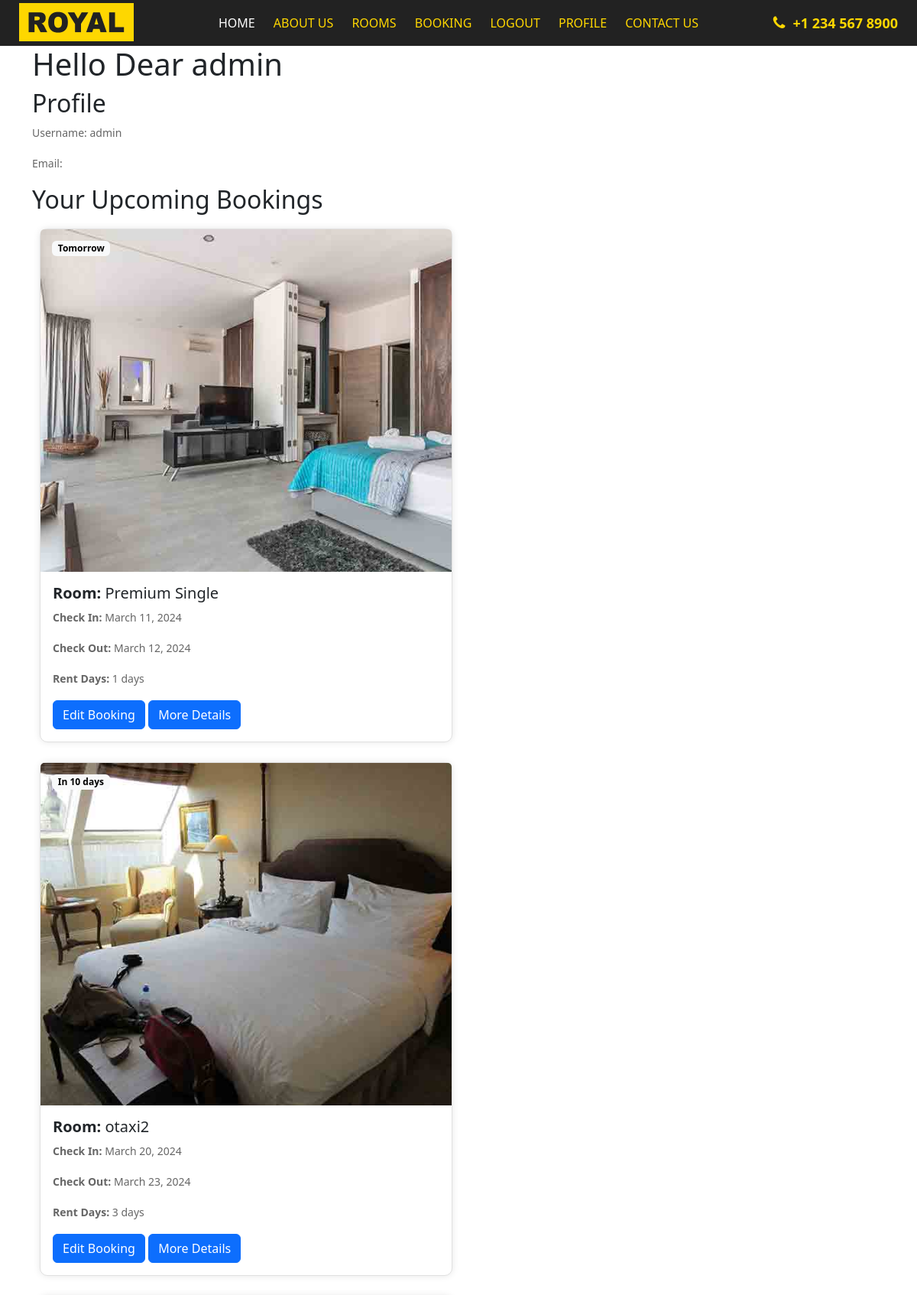
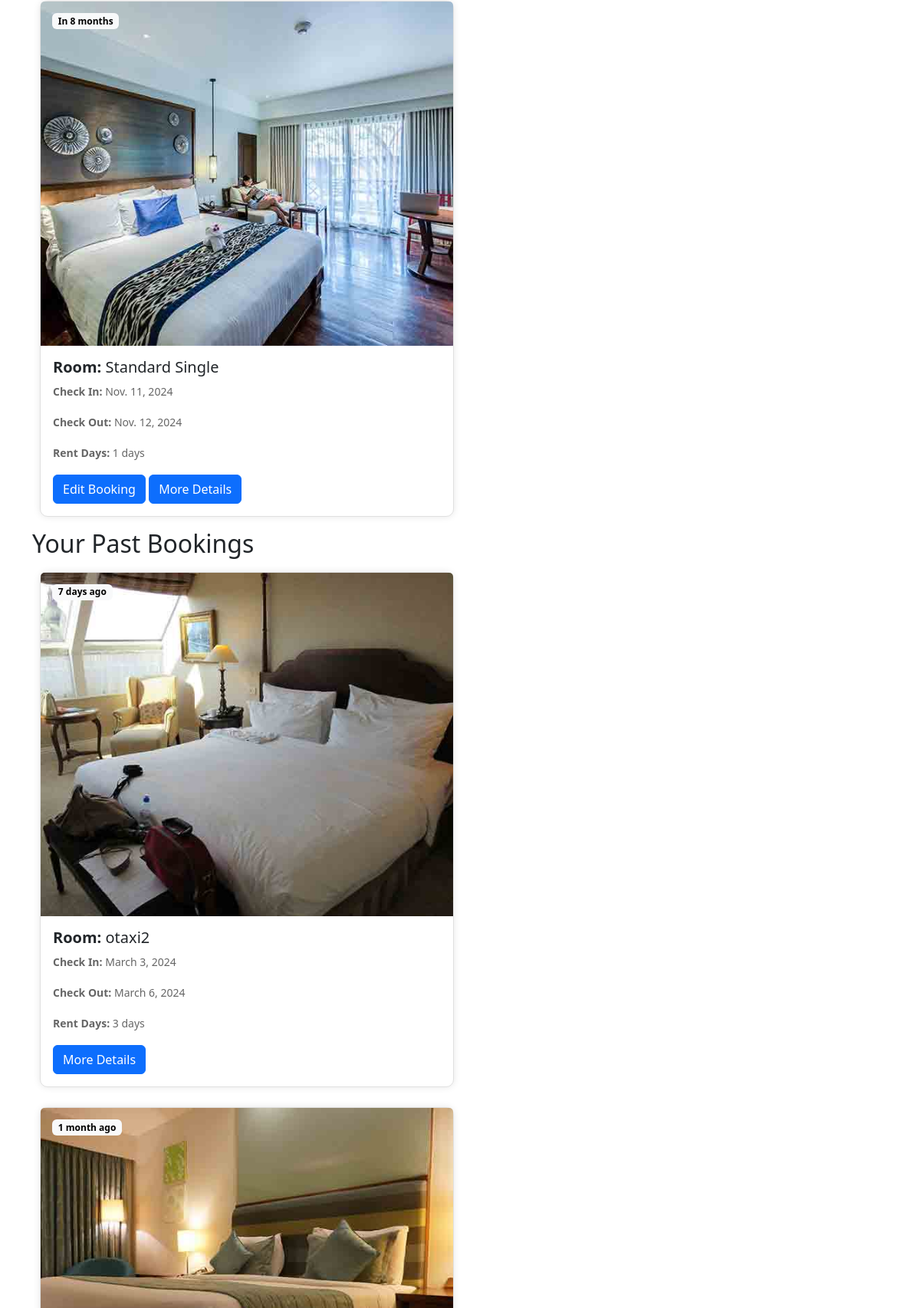
The app's page /profile (signed in, upper part) with its own data (2 pictures, top to bottom).
### hotelapp/models.py (models this page shows, shortened)
class Booking(models.Model):
    user = models.ForeignKey(User, on_delete=models.CASCADE)
    first_name = models.CharField(max_length=50)
    last_name = models.CharField(max_length=50)
    mobile = models.CharField(max_length=15)
    email = models.EmailField()
    check_in = models.DateField()
    check_out = models.DateField()
    room = models.ForeignKey(Room, on_delete=models.CASCADE)
    special_request = models.TextField(blank=True, null=True)

class Room(models.Model):
    name = models.CharField(max_length=100)
    size = models.CharField(max_length=50)
    beds = models.CharField(max_length=50)
    description = models.TextField()
    room_img = models.CharField(max_length=30)
    price = models.DecimalField(max_digits=8, decimal_places=2)
    modal_name = models.CharField(max_length=50, blank=True, null=True)
    modal_description = models.TextField(blank=True, null=True)
    modal_images = models.ManyToManyField('RoomImage', related_name='rooms')

### hotelapp/views.py (the view)
# urls.py: path('profile', views.profile, name='profile'),
@login_required
def profile(request):
    future_bookings = Booking.objects.filter(user=request.user, check_in__gte=datetime.now().date()).order_by(
        'check_in')
    past_bookings = Booking.objects.filter(user=request.user, check_in__lt=datetime.now().date()).order_by('-check_in')
    user_booking = list(future_bookings) + list(past_bookings)
    for booking in user_booking:
        days_until_check_in = (booking.check_in - datetime.now().date()).days
        booking.days_until_check_in = days_until_check_in
    for booking in user_booking:
        if booking.days_until_check_in == 0:
            booking.days_until_check_in = 'Today'
        elif booking.days_until_check_in == 1:
            booking.days_until_check_in = 'Tomorrow'
        elif 1 < booking.days_until_check_in < 14:
            booking.days_until_check_in = f'In {booking.days_until_check_in} days'
        elif booking.days_until_check_in == -1:
            booking.days_until_check_in = 'Yesterday'
        elif 14 < booking.days_until_check_in < 21:
            booking.days_until_check_in = 'In 2 weeks'
        elif 21 < booking.days_until_check_in < 28:
            booking.days_until_check_in = 'In 3 weeks'
        elif 28 < booking.days_until_check_in < 35:
            booking.days_until_check_in = 'In 1 month'
        elif 35 < booking.days_until_check_in < 42:
            days = booking.days_until_check_in - 30
            booking.days_until_check_in = f'In 1 month and {days} days'
        elif 42 < booking.days_until_check_in < 49:
            days = booking.days_until_check_in - 30
            if days > 7:
                booking.days_until_check_in = f'In 1 month and 1 week'
        elif 49 < booking.days_until_check_in < 56:
            days = booking.days_until_check_in - 30
            if days > 14:
                booking.days_until_check_in = f'In 1 month and 2 weeks'
        elif 56 < booking.days_until_check_in < 63:
            days = booking.days_until_check_in - 30
            if days > 21:
                booking.days_until_check_in = f'In 1 month and 3 weeks'
        elif 63 < booking.days_until_check_in < 70:
            booking.days_until_check_in = f'In 2 months'
        elif 70 < booking.days_until_check_in < 100:
            booking.days_until_check_in = f'In 3 months'
        elif 100 < booking.days_until_check_in < 130:
            booking.days_until_check_in = f'In 4 months'
        elif 130 < booking.days_until_check_in < 160:
            booking.days_until_check_in = f'In 5 months'
        elif 160 < booking.days_until_check_in < 190:
            booking.days_until_check_in = f'In 6 months'
        elif 190 < booking.days_until_check_in < 250:
            booking.days_until_check_in = f'In 8 months'
        elif 250 < booking.days_until_check_in < 300:
            booking.days_until_check_in = f'In 10 months'
        elif 300 < booking.days_until_check_in < 360:
            booking.days_until_check_in = f'In 1 year'
        elif 360 < booking.days_until_check_in < 720:
            booking.days_until_check_in = f'In 2 years'
        elif 720 < booking.days_until_check_in < 1080:
            booking.days_until_check_in = f'In 3 years'
        elif 1080 < booking.days_until_check_in < 1440:
            booking.days_until_check_in = f'In 4 years'
        else:
            if booking.days_until_check_in > -14:
                booking.days_until_check_in = f'{abs(booking.days_until_check_in)} days ago'
            elif booking.days_until_check_in > -21:
                booking.days_until_check_in = f'3 week ago'
            elif booking.days_until_check_in > -28:
                booking.days_until_check_in = f'1 month ago'
            elif booking.days_until_check_in > -58:
                booking.days_until_check_in = f'2 months ago'
            elif booking.days_until_check_in > -88:
                booking.days_until_check_in = f'3 months ago'
            elif booking.days_until_check_in > -118:
                booking.days_until_check_in = f'4 months ago'
            elif booking.days_until_check_in > -148:
                booking.days_until_check_in = f'5 months ago'
            elif booking.days_until_check_in > -178:
                booking.days_until_check_in = f'6 months ago'
            elif booking.days_until_check_in > -208:
                booking.days_until_check_in = f'7 months ago'
            elif booking.days_until_check_in > -238:
                booking.days_until_check_in = f'8 months ago'
            elif booking.days_until_check_in > -268:
                booking.days_until_check_in = f'9 months ago'
            elif booking.days_until_check_in > -298:
                booking.days_until_check_in = f'10 months ago'
            elif booking.days_until_check_in > -328:
                booking.days_until_check_in = f'11 months ago'
            elif booking.days_until_check_in > -358:
                booking.days_until_check_in = f'1 year ago'
            elif booking.days_until_check_in > -718:
                booking.days_until_check_in = f'2 years ago'
            elif booking.days_until_check_in > -1078:
                booking.days_until_check_in = f'3 years ago'
            elif booking.days_until_check_in > -1438:
                booking.days_until_check_in = f'4 years ago'
            else:
                booking.days_until_check_in = f'{abs(booking.days_until_check_in)} days ago'
    for booking in user_booking:
        price = booking.room.price
        check_in = booking.check_in
        check_out = booking.check_out
        days = (check_out - check_in).days
        total_price = price * days
        booking.total_price = f'${total_price}'
    if user_booking:
        for booking in user_booking:
            if booking.check_in > datetime.now().date():
                booking.status = 'Upcoming'
            else:
                booking.status = 'Past'
    for booking in user_booking:
        check_in = booking.check_in
        check_out = booking.check_out
        days = (check_out - check_in).days
        booking.reserved_days = f'{days} days'
    context = {
        'future_bookings': future_bookings,
        'past_bookings': past_bookings,
        'user_bookings': user_booking,
    }
    return render(request, 'profile.html', context)

### templates/profile.html (shortened to what this page needs)
{% extends 'base.html' %}
{% load static %}
{% block content %}
<div class="container">
    <h1>Hello Dear {{ user.username }}</h1>
    <h2>Profile</h2>
    <p>Username: {{ user.username }}</p>
    <p>Email: {{ user.email }}</p>
    <h2>Your Upcoming Bookings</h2>
    {% for booking in future_bookings %}
    <div class="card mb-3" style="max-width: 540px; margin: 10px; display: inline-block; border: 1px solid #e0e0e0; border-radius: 10px; box-shadow: 0 0 10px rgba(0, 0, 0, 0.1);">
        <img src="static/website/img/room/{{ booking.room.room_img }}" class="card-img-top" alt="..." >
        <span  class=" badge text-bg-light">{{ booking.days_until_check_in }}</span>
        <div class="card-body">
            <h5 class="card-title"><b>Room:</b> {{ booking.room.name }}</h5>
            <p class="card-text"><b>Check In: </b>{{ booking.check_in }}</p>
            <p class="card-text"><b>Check Out: </b> {{ booking.check_out }}</p>
            <p class="card-text"><b>Rent Days: </b> {{ booking.reserved_days }}</p>
            <button type="button" class="btn btn-primary" data-bs-toggle="modal" data-bs-target="#modal-{{ booking.id }}" data-bs-whatever="@fat">Edit Booking</button>
            <button type="button" class="btn btn-primary" data-bs-toggle="modal" data-bs-target="#modal-details{{ booking.id }}" data-bs-whatever="@fat">More Details</button>
        </div>
    </div>
    {% endfor %}
    <h2>Your Past Bookings</h2>
    {% for booking in past_bookings %}
    <div class="card mb-3" style="max-width: 540px; margin: 10px; display: inline-block; border: 1px solid #e0e0e0; border-radius: 10px; box-shadow: 0 0 10px rgba(0, 0, 0, 0.1);">
        <img src="static/website/img/room/{{ booking.room.room_img }}" class="card-img-top" alt="..." >
        <span  class=" badge text-bg-light">{{ booking.days_until_check_in }}</span>
        <div class="card-body">
            <h5 class="card-title"><b>Room:</b> {{ booking.room.name }}</h5>
            <p class="card-text"><b>Check In: </b>{{ booking.check_in }}</p>
            <p class="card-text"><b>Check Out: </b> {{ booking.check_out }}</p>
            <p class="card-text"><b>Rent Days: </b> {{ booking.reserved_days }}</p>
            <button type="button" class="btn btn-primary" data-bs-toggle="modal" data-bs-target="#modal-details{{ booking.id }}" data-bs-whatever="@fat">More Details</button>
        </div>
    </div>
    {% endfor %}
</div>
{% endblock %}

### static/website/css/hover-style.css (style rules this page uses)
body { background-color:#f1f1f2 }

### static/website/css/style.css (style rules this page uses)
* { box-sizing: border-box; }
body { color: #666; font-family: 'Montserrat', sans-serif; font-weight: 400; background: #ffffff; }
p { color: #666; font-size: 14px; line-height: 24px; padding: 0; margin: 0 0 15px 0; }
h1, h2, h3, h4, h5, h6 { margin: 0; padding: 0; color: #666; font-weight: 700; }

### templates/base.html (style rules this page uses)
.badge { position: absolute; top: 0; left: 0; margin: 15px; }

### records on screen
Booking: room.room_img (picture), days_until_check_in "Tomorrow", room.name "Premium Single", check_in "March 11, 2024", check_out "March 12, 2024", reserved_days "1 days"
Booking: room.room_img (picture), days_until_check_in "In 10 days", room.name "otaxi2", check_in "March 20, 2024", check_out "March 23, 2024", reserved_days "3 days"
Booking: room.room_img (picture), days_until_check_in "In 8 months", room.name "Standard Single", check_in "Nov. 11, 2024", check_out "Nov. 12, 2024", reserved_days "1 days"
Booking: room.room_img (picture), days_until_check_in "7 days ago", room.name "otaxi2", check_in "March 3, 2024", check_out "March 6, 2024", reserved_days "3 days"
Booking: room.room_img (picture), days_until_check_in "1 month ago"

### other values on screen
{{ user.username }} "admin"
